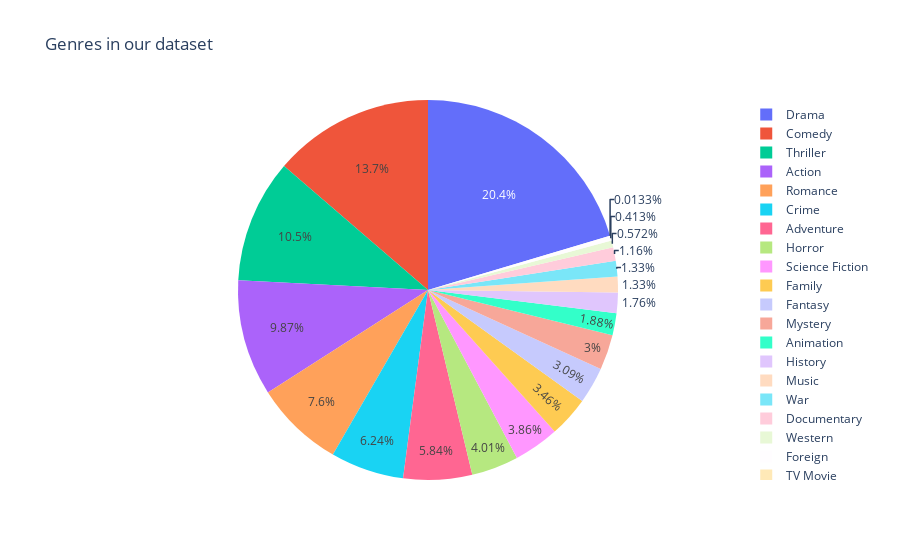

The cell this chart's notebook holds for it:
### Markdown cell above
This pie chart and all following infographics are interactive, you can play with them if you want to see different features.

### Code cell
fig = px.pie(df_genre, values='count', names='genre', title='Genres in our dataset')
fig.show()

### Figure 1 — Plotly figure (JSON) as saved in the notebook; plotly's stock layout.template omitted (floating-point values rounded to 4 significant figures)
{"data": [{"domain": {"x": [0, 1], "y": [0, 1]}, "hovertemplate": "genre=%{label}<br>count=%{value}<extra></extra>", "labels": ["Drama", "Comedy", "Thriller", "Action", "Romance", "Crime", "Adventure", "Horror", "Science Fiction", "Family", "Fantasy", "Mystery", "Animation", "History", "Music", "War", "Documentary", "Western", "Foreign", "TV Movie"], "legendgroup": "", "name": "", "showlegend": true, "type": "pie", "values": [1531, 1028, 789, 741, 571, 469, 439, 301, 290, 260, 232, 225, 141, 132, 100, 100, 87, 43, 31, 1]}], "layout": {"legend": {"tracegroupgap": 0}, "title": {"text": "Genres in our dataset"}}}
